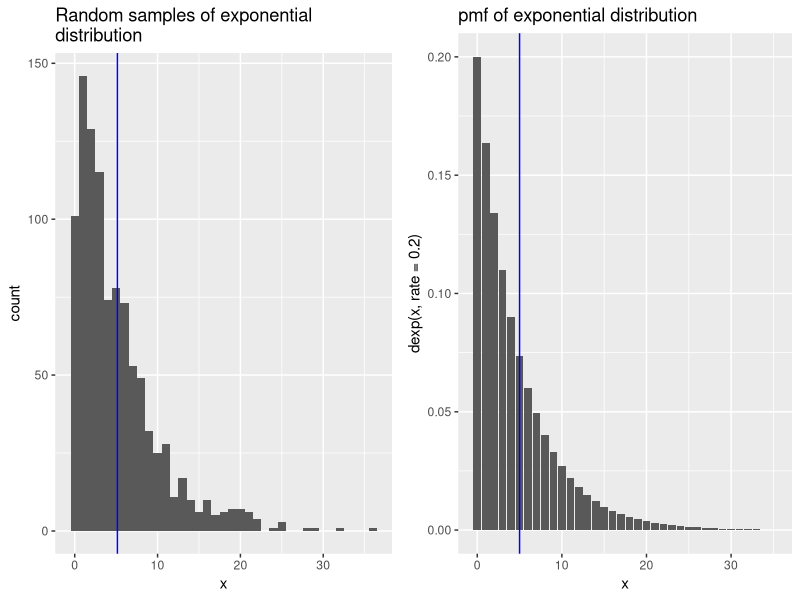
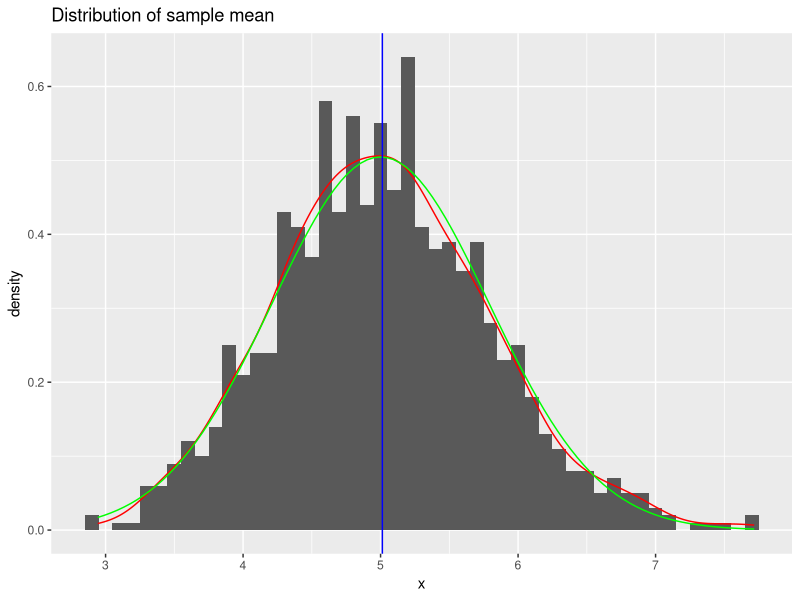

R code for these plots, in order:
## ---- chunk 1
library(ggplot2)
require(gridExtra)
set.seed(123)
## ---- chunk 2
data <- data.frame(x=rexp(1000, rate=0.2))
mean <- mean(data$x)
p_rand <- ggplot(data, aes(x=x)) +
    geom_histogram(binwidth=1) +
    geom_vline(xintercept = mean, colour="blue") +
    ggtitle("Random samples of exponential \ndistribution")
p_pmf <- ggplot(data.frame(x=c(0:35)), aes(x=x, y=dexp(x, rate=0.2))) +
    geom_bar(stat="identity") +
    geom_vline(xintercept = 5, colour="blue") +
    ggtitle("pmf of exponential distribution")
grid.arrange(p_rand, p_pmf, ncol=2)
## ---- chunk 3
mns = NULL
for (i in 1 : 1000) mns = c(mns, mean(rexp(n=40, rate=0.2)))
p_sam_dist <- ggplot(data.frame(x=mns), aes(x=x)) +
    geom_histogram(aes(y=..density..), binwidth=0.1) +
    geom_density(colour="red") +
    stat_function(fun=dnorm, args=list(mean=5, sd=5/sqrt(40)), colour="green") +
    geom_vline(xintercept = mean(mns), colour="blue") +
    ggtitle("Distribution of sample mean")
p_sam_dist
## ---- chunk 4
mean(mns)
## ---- chunk 5
sds = NULL
for (i in 1 : 1000) sds = c(sds, sd(rexp(n=40, rate=0.2)))
mean(sds)
## ---- chunk 6
#p_sam_sds <- ggplot(data.frame(x=sds), aes(x=x)) +
#    geom_histogram(binwidth=0.1) +
#    geom_vline(xintercept = mean(sds), colour="blue") +
#    ggtitle("Distribution of sampled standard deviation")
#p_sam_sds
## ---- chunk 7
conf_int <- qnorm(c(0.025, 0.975), mean=mean(mns), sd=mean(sds)/sqrt(40))
conf_int
## ---- chunk 8
# To illustrate the concept, in the following sampling distribution, the red part is the two-sided 95% confidence interval.
#data <- data.frame(x=seq(1, 10, 0.01), y=dnorm(seq(1, 10, 0.01), mean=mean(mns), sd=mean(sds)/sqrt(40)))
#ggplot(data, aes(x=x, y=y)) +
#    geom_line() + 
#    geom_area(mapping = aes(x = ifelse(x>conf_int[1] & x<conf_int[2] , x, 0)), fill = "red") +
#    xlim(1, 10) +
#    ggtitle("Sampling distribution of the sample mean\n95% confidence interval")
## ---- chunk 9
pvalue <- 1-pnorm(mean(mns), mean=5, sd=mean(sds)/sqrt(40))
pvalue
